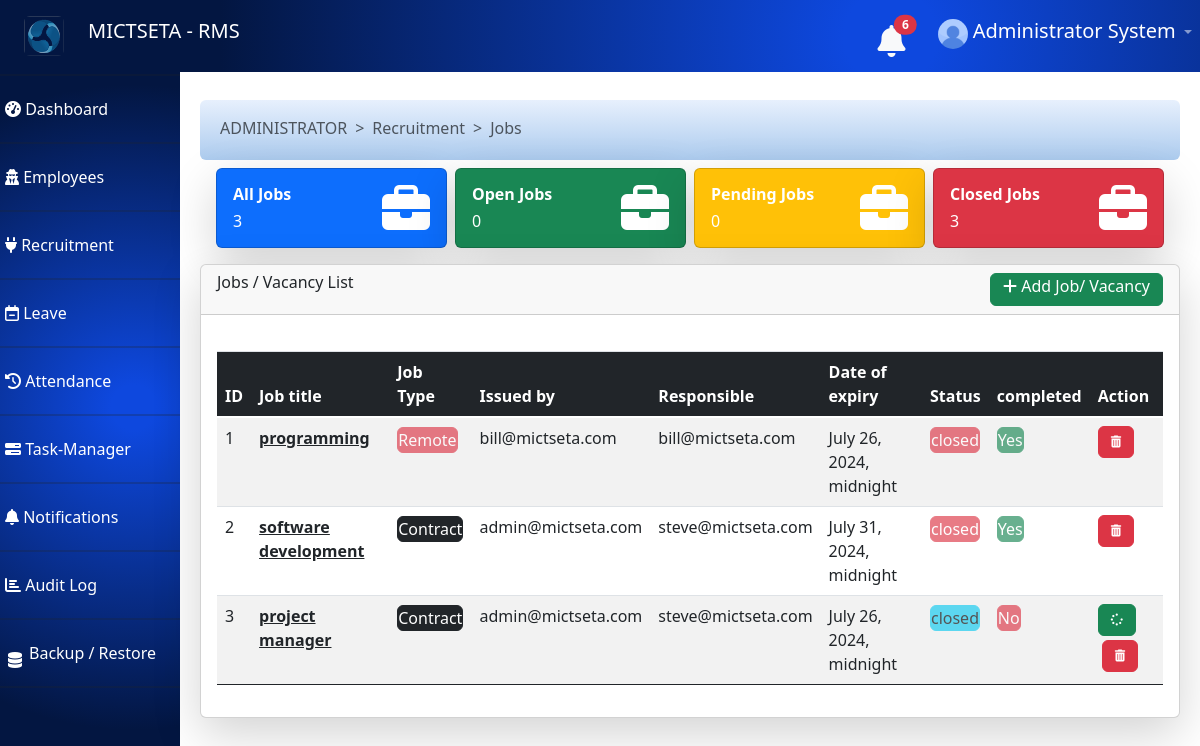
The app's page /dashboard/view_jobs/ (signed in), older data.
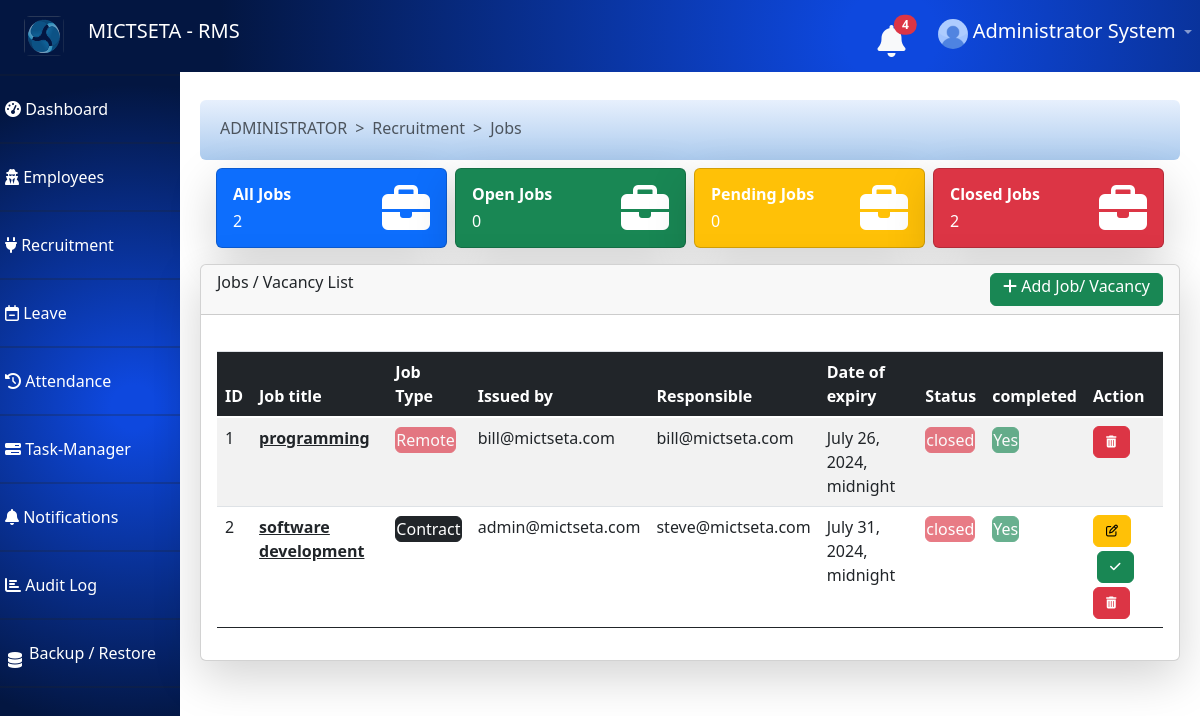
The same page, newer data.
### jobs/models.py (models this page shows, shortened)
class JobPost(models.Model):
    user = models.ForeignKey(User, on_delete=models.CASCADE, related_name='jobs')
    assigned_to = models.ForeignKey(User, on_delete=models.CASCADE, default=1)
    title = models.CharField(max_length=225, unique=False, null=False)
    description = models.TextField(null=False)
    start_date = models.DateTimeField(auto_now_add=True)
    end_date = models.DateTimeField(null=False)
    location = models.CharField(max_length=225, unique=False, null=False)
    salary_range = models.CharField(max_length=100, null=True)  # Added field for salary range
    job_type = models.CharField(max_length=50, null=False, default='Full-time')  # Added field for job type
    industry = models.CharField(max_length=100, null=True)  # Added field for industry
    company_name = models.CharField(max_length=225, null=True)  # Added field for company name
    status = models.CharField(max_length=20, null=False, default="waiting")
    is_complete = models.BooleanField(null=False, default=False)
    is_approved = models.BooleanField(null=False, default=False)

### dashboard/views.py (the view)
# urls.py: path('view_jobs/', views.view_jobs, name='dashboard.view_jobs'),
@csrf_protect
def view_jobs(request):
	if request.user.is_authenticated:
		current_time = now()
		for leave in request.user.leave_set.all():  # Ensure you call the method and use the correct related name
			if leave.start_date <= current_time <= leave.end_date and leave.status == "Approved":
				return HttpResponse("<h1>Request denied: you are on leave</h1>")
		jobs = JobPost.objects.all()
		for job in jobs:
			if job.status != "closed":
				if current_time > job.end_date :
					job.status = "closed"
					job.save()
		all_jobs = len(jobs)
		open_jobs= len(JobPost.objects.filter(status="open"))
		pending_jobs = len(JobPost.objects.filter(status="waiting"))
		pending_jobs = len(JobPost.objects.filter(status="pending")) + pending_jobs
		closed_jobs = len(JobPost.objects.filter(status="closed"))
		if request.user.is_superuser:
			notify_len = len(Notification.objects.filter(is_seen=False))
		else:
			notify_len = len(Notification.objects.filter(user=request.user,is_seen=False))
		if request.user.is_superuser:
			employees = User.objects.filter(is_staff=True)
		else:
			employees = User.objects.filter(id=request.user.id)
		return render(request,'view_job.html',{'employees':employees,'notify_len':notify_len,'jobs':jobs, 'all_jobs':all_jobs,'open_jobs':open_jobs, 'pending_jobs':pending_jobs,'closed_jobs':closed_jobs})
	else:
		return redirect('render_auth_page')

### dashboard/templates/view_job.html (shortened to what the changed rows need)
{% extends 'dashboard_base.html' %}
{% load static %}
{% block description %}
<div class="d-flex justify-content-between mt-2 ">
  <div class="card text-bg-primary mb-3 mx-1 w-100 shadow-lg rounded" style="height:80px;">
  <div class="card-body">
    <div class="card-text d-flex justify-content-between">
      <div>
      <h6><b>All Jobs</b></h6>
      <h6>{{all_jobs}}</h6>
      </div>
    </div>
  </div>
</div>
<div class="card text-bg-danger mb-3 mx-1 w-100 shadow-lg rounded" style="height:80px;">
  <div class="card-body">
    <div class="card-text d-flex justify-content-between">
      <div>
      <h6><b>Closed Jobs</b></h6>
      <h6>{{closed_jobs}}</h6>
      </div>
    </div>
  </div>
</div>
</div>
 {% endblock %}
{% block content %}
<div class="card shadow-lg rounded">
  <div class="card-body">
  {% if user.is_staff %}
    <div id="viewJobPage" class="table-container" style="display: block;overflow-x: scroll;">
    <table id="example" class="table table-striped table-hover" style="width:100%">
        <thead>
            <tr class="bg-dark text-white">
                <th class="bg-dark text-white" >ID</th>
                <th class="bg-dark text-white" >Job title</th>
                 <th class="bg-dark text-white" >Job Type</th>
                 <th class="bg-dark text-white" >Issued by</th>
                <th class="bg-dark text-white" >Responsible</th>
                <th class="bg-dark text-white">Date of expiry</th>
                <th class="bg-dark text-white">Status</th>
                <th class="bg-dark text-white">completed</th>
                <th class="bg-dark text-white">Action</th>
            </tr>
        </thead>
        <tbody>
          {% for job in jobs %}
            {% if job.user == user or user.is_superuser or job.assigned_to == user %}
              <tr>
                <td>{{job.id}}</td>
                <td><b><a href="{% url 'dashboard.job_details' job.id %}" class="text-dark">{{job.title}}</a></b></td>
                {% if job.job_type == "Contract" or job.job_type == "Part-Time" %}
                   <td><button class="btn btn-dark  text-white p-0" >{{job.job_type}}</button></td>
                {% elif job.job_type == "Permanent" or job.job_type == "Full-Time" %}
                   <td><button class="btn btn-secondary text-white p-0" disabled>{{job.job_type}}</button></td>
                {% elif job.job_type == "Remote" %}
                   <td><button class="btn btn-danger text-white p-0" disabled>{{job.job_type}}</button></td>
                {% else%}
                <td>{{job.job_type}}</td>
                {% endif %}
                 <td>{{job.user.email}}</td>
                <td>{{job.assigned_to.email}}</td>
                <td>{{job.end_date}}</td>
                {% if job.is_complete %}
                    {% if job.status == "open" %}
                    <td><button class="btn btn-success p-0" disabled>{{job.status}}</button></td>
                    {% elif job.status == "closed" %}
                    <td><button class="btn btn-danger p-0" disabled>{{job.status}}</button></td>
                    {% else %}
                    <td><button class="btn btn-warning p-0" disabled>{{job.status}}</button></td>
                    {% endif %}
                   <td><button class="btn btn-success p-0" disabled>Yes</button></td>
                        {% if user.is_superuser %}
                        <td>
                          {% if not job.is_approved %}
                          <a class="btn btn-warning " data-bs-toggle="modal" href="#JobToggle{{job.id}}" role="button" style="font-size: 12px;"> <i class="fa fa-edit" aria-hidden="true"></i> </a>
                          <a class="btn btn-success m-1 " type="button" onclick="ApproveJob({{job.id}})" role="button" style="font-size: 12px;"> <i class="fa fa-check" aria-hidden="true" style="font-size: 12px;"></i> </a>
                          {% endif %}
                          <a class="btn btn-danger"   type="button" onclick="deleteJob({{job.id}})" role="button" style="font-size: 12px;"> <i class="fa fa-trash" aria-hidden="true"></i> </a>
                        </td>
                        {% endif %}
                {% else %}
                <td><button class="btn btn-info p-0" disabled>{{job.status}}</b></td>
                <td><button class="btn btn-danger p-0" disabled>No</button></td>
                <td>
                  <button class="btn btn-success" data-bs-toggle="modal" href="#JobToggle{{job.id}}" role="button" style="font-size: 12px;"> <i class="fa fa-spinner" aria-hidden="true"></i> </button>
                  <a class="btn btn-danger m-1"   type="button" onclick="deleteJob({{job.id}})" role="button" style="font-size: 12px;"style="font-size: 12px;">  <i class="fa fa-trash" aria-hidden="true"></i> </a>
                </td>
                {% endif %}
              </tr>
              {% endif %}
             {% endfor %}
        </tbody>
    </table>
        </div>
      {% endif %}
  {% endblock %}

### dashboard/templates/dashboard_base.html (shortened to what the changed rows need)
<!DOCTYPE html>
<html lang="en">
<head>
  <link href="https://cdn.jsdelivr.net/npm/bootstrap@5.0.2/dist/css/bootstrap.min.css" rel="stylesheet">
  <link href="https://stackpath.bootstrapcdn.com/bootstrap/4.5.2/css/bootstrap.min.css" rel="stylesheet">
  <link rel="stylesheet" href="https://cdnjs.cloudflare.com/ajax/libs/font-awesome/4.7.0/css/font-awesome.min.css">
  <link rel="stylesheet" href="https://cdnjs.cloudflare.com/ajax/libs/font-awesome/6.0.0-beta3/css/all.min.css">
    <link
        href=
"https://cdnjs.cloudflare.com/ajax/libs/bootstrap-datetimepicker/4.17.37/css/bootstrap-datetimepicker.min.css"
        rel="stylesheet">
  <link rel="stylesheet" href="https://cdnjs.cloudflare.com/ajax/libs/twitter-bootstrap/5.3.0/css/bootstrap.min.css">
  <link rel="stylesheet" href="https://cdn.datatables.net/2.0.8/css/dataTables.bootstrap5.css">
 {% load static %}
</head>
<body>
  <nav class="navbar navbar-expand-lg navbar-dark ">
    <div class="collapse navbar-collapse" id="navbarNav">
      <ul class="navbar-nav ml-auto">
        <li class="nav-item">
          <a class="nav-link" href="#">
            <a href="{% url 'dashboard.get_notifications'%}">
              <button type="button" class="btn btn-primarys position-relative p-0 mr-4 mb-1">
               <i class="fas fa-bell fa-2x text-light"  > </i>
               {% if user.notifications or user.is_superuser %}
                {% if notify_len %}
                <span class="position-absolute top-0 start-100 translate-middle badge rounded-pill bg-danger ">
                  {{notify_len}}
                </span>
                {% endif%}
              {% endif %}
              </button>
            </a>
          </a>
        </li>
      </ul>
    </div>
  </nav>
  <div class="sidebar" style=" overflow-y: scroll; overflow-x:none;">
    <h2 class="text-white">Dashboard</h2>
  </div>
  <div class="main-content">
    <div class="content">
      <div id="defaultPage" style="margin-top: 40px;">
        <div class="container">
        {% block description %} {% endblock %}
        </div>
        {% block content %}
        {% endblock %}
  </div>
</body>
</html>

Row changes from the older to the newer data that the page shows:
removed JobPost: id "3", title "project manager", job_type "Contract", user.email "admin@mictseta.com", assigned_to.email "steve@mictseta.com", end_date "July 26, 2024, midnight", status "closed"
changed JobPost "software development": is_approved True → False (drawn)
Text that changed along with them:
{{ notify_len }}: "6" → "4"
{{ all_jobs }}: "3" → "2"
{{ closed_jobs }}: "3" → "2"
